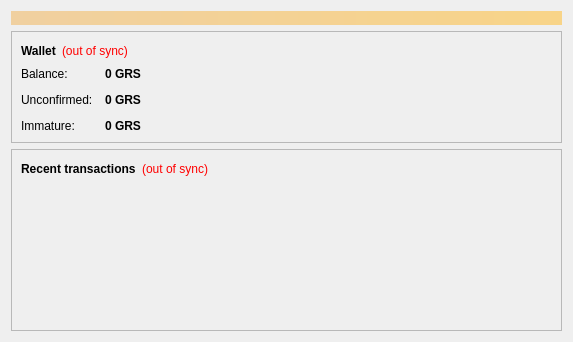
<?xml version="1.0" encoding="UTF-8"?>
<ui version="4.0">
 <class>OverviewPage</class>
 <widget class="QWidget" name="OverviewPage">
  <property name="geometry">
   <rect>
    <x>0</x>
    <y>0</y>
    <width>573</width>
    <height>342</height>
   </rect>
  </property>
  <property name="windowTitle">
   <string>Form</string>
  </property>
  <layout class="QVBoxLayout" name="topLayout">
   <item>
    <widget class="QLabel" name="labelAlerts">
     <property name="visible">
      <bool>false</bool>
     </property>
     <property name="styleSheet">
      <string notr="true">background-color: qlineargradient(x1: 0, y1: 0, x2: 1, y2: 0, stop:0 #F0D0A0, stop:1 #F8D488); color:#000000;</string>
     </property>
     <property name="wordWrap">
      <bool>true</bool>
     </property>
     <property name="margin">
      <number>3</number>
     </property>
    </widget>
   </item>
   <item>
    <layout class="QVBoxLayout" name="verticalLayout_5" stretch="1,0">
     <item>
      <layout class="QVBoxLayout" name="verticalLayout_2">
       <item>
        <widget class="QFrame" name="frame">
         <property name="frameShape">
          <enum>QFrame::StyledPanel</enum>
         </property>
         <property name="frameShadow">
          <enum>QFrame::Raised</enum>
         </property>
         <layout class="QVBoxLayout" name="verticalLayout_4">
          <item>
           <layout class="QHBoxLayout" name="horizontalLayout_4">
            <item>
             <widget class="QLabel" name="label_5">
              <property name="font">
               <font>
                <weight>75</weight>
                <bold>true</bold>
               </font>
              </property>
              <property name="text">
               <string>Wallet</string>
              </property>
             </widget>
            </item>
            <item>
             <widget class="QLabel" name="labelWalletStatus">
              <property name="toolTip">
               <string>The displayed information may be out of date. Your wallet automatically synchronizes with the GroestlCoin network after a connection is established, but this process has not completed yet.</string>
              </property>
              <property name="styleSheet">
               <string notr="true">QLabel { color: red; }</string>
              </property>
              <property name="text">
               <string notr="true">(out of sync)</string>
              </property>
              <property name="alignment">
               <set>Qt::AlignLeading|Qt::AlignLeft|Qt::AlignVCenter</set>
              </property>
             </widget>
            </item>
            <item>
             <spacer name="horizontalSpacer_2">
              <property name="orientation">
               <enum>Qt::Horizontal</enum>
              </property>
              <property name="sizeHint" stdset="0">
               <size>
                <width>40</width>
                <height>20</height>
               </size>
              </property>
             </spacer>
            </item>
           </layout>
          </item>
          <item>
           <layout class="QFormLayout" name="formLayout_2">
            <property name="fieldGrowthPolicy">
             <enum>QFormLayout::AllNonFixedFieldsGrow</enum>
            </property>
            <property name="horizontalSpacing">
             <number>12</number>
            </property>
            <property name="verticalSpacing">
             <number>12</number>
            </property>
            <item row="0" column="0">
             <widget class="QLabel" name="label">
              <property name="text">
               <string>Balance:</string>
              </property>
             </widget>
            </item>
            <item row="0" column="1">
             <widget class="QLabel" name="labelBalance">
              <property name="font">
               <font>
                <weight>75</weight>
                <bold>true</bold>
               </font>
              </property>
              <property name="cursor">
               <cursorShape>IBeamCursor</cursorShape>
              </property>
              <property name="toolTip">
               <string>Your current balance</string>
              </property>
              <property name="text">
               <string notr="true">0 GRS</string>
              </property>
              <property name="textInteractionFlags">
               <set>Qt::LinksAccessibleByMouse|Qt::TextSelectableByKeyboard|Qt::TextSelectableByMouse</set>
              </property>
             </widget>
            </item>
            <item row="1" column="0">
             <widget class="QLabel" name="label_3">
              <property name="text">
               <string>Unconfirmed:</string>
              </property>
             </widget>
            </item>
            <item row="1" column="1">
             <widget class="QLabel" name="labelUnconfirmed">
              <property name="font">
               <font>
                <weight>75</weight>
                <bold>true</bold>
               </font>
              </property>
              <property name="cursor">
               <cursorShape>IBeamCursor</cursorShape>
              </property>
              <property name="toolTip">
               <string>Total of transactions that have yet to be confirmed, and do not yet count toward the current balance</string>
              </property>
              <property name="text">
               <string notr="true">0 GRS</string>
              </property>
              <property name="textInteractionFlags">
               <set>Qt::LinksAccessibleByMouse|Qt::TextSelectableByKeyboard|Qt::TextSelectableByMouse</set>
              </property>
             </widget>
            </item>
            <item row="2" column="0">
             <widget class="QLabel" name="labelImmatureText">
              <property name="text">
               <string>Immature:</string>
              </property>
             </widget>
            </item>
            <item row="2" column="1">
             <widget class="QLabel" name="labelImmature">
              <property name="font">
               <font>
                <weight>75</weight>
                <bold>true</bold>
               </font>
              </property>
              <property name="toolTip">
               <string>Mined balance that has not yet matured</string>
              </property>
              <property name="text">
               <string notr="true">0 GRS</string>
              </property>
              <property name="textInteractionFlags">
               <set>Qt::LinksAccessibleByMouse|Qt::TextSelectableByKeyboard|Qt::TextSelectableByMouse</set>
              </property>
             </widget>
            </item>
           </layout>
          </item>
          <item>
           <spacer name="verticalSpacer">
            <property name="orientation">
             <enum>Qt::Vertical</enum>
            </property>
            <property name="sizeHint" stdset="0">
             <size>
              <width>20</width>
              <height>40</height>
             </size>
            </property>
           </spacer>
          </item>
         </layout>
        </widget>
       </item>
      </layout>
     </item>
     <item>
      <layout class="QVBoxLayout" name="verticalLayout_3">
       <item>
        <widget class="QFrame" name="frame_2">
         <property name="frameShape">
          <enum>QFrame::StyledPanel</enum>
         </property>
         <property name="frameShadow">
          <enum>QFrame::Raised</enum>
         </property>
         <layout class="QVBoxLayout" name="verticalLayout">
          <item>
           <layout class="QHBoxLayout" name="horizontalLayout_2">
            <item>
             <widget class="QLabel" name="label_4">
              <property name="text">
               <string>&lt;b&gt;Recent transactions&lt;/b&gt;</string>
              </property>
             </widget>
            </item>
            <item>
             <widget class="QLabel" name="labelTransactionsStatus">
              <property name="toolTip">
               <string>The displayed information may be out of date. Your wallet automatically synchronizes with the GroestlCoin network after a connection is established, but this process has not completed yet.</string>
              </property>
              <property name="styleSheet">
               <string notr="true">QLabel { color: red; }</string>
              </property>
              <property name="text">
               <string notr="true">(out of sync)</string>
              </property>
              <property name="alignment">
               <set>Qt::AlignRight|Qt::AlignTrailing|Qt::AlignVCenter</set>
              </property>
             </widget>
            </item>
            <item>
             <spacer name="horizontalSpacer">
              <property name="orientation">
               <enum>Qt::Horizontal</enum>
              </property>
              <property name="sizeHint" stdset="0">
               <size>
                <width>40</width>
                <height>20</height>
               </size>
              </property>
             </spacer>
            </item>
           </layout>
          </item>
          <item>
           <widget class="QListView" name="listTransactions">
            <property name="styleSheet">
             <string notr="true">QListView { background: transparent; }</string>
            </property>
            <property name="frameShape">
             <enum>QFrame::NoFrame</enum>
            </property>
            <property name="verticalScrollBarPolicy">
             <enum>Qt::ScrollBarAlwaysOff</enum>
            </property>
            <property name="horizontalScrollBarPolicy">
             <enum>Qt::ScrollBarAlwaysOff</enum>
            </property>
            <property name="selectionMode">
             <enum>QAbstractItemView::NoSelection</enum>
            </property>
           </widget>
          </item>
         </layout>
        </widget>
       </item>
       <item>
        <spacer name="verticalSpacer_2">
         <property name="orientation">
          <enum>Qt::Vertical</enum>
         </property>
         <property name="sizeHint" stdset="0">
          <size>
           <width>20</width>
           <height>40</height>
          </size>
         </property>
        </spacer>
       </item>
      </layout>
     </item>
    </layout>
   </item>
   <item>
    <spacer name="verticalSpacer_3">
     <property name="orientation">
      <enum>Qt::Vertical</enum>
     </property>
     <property name="sizeHint" stdset="0">
      <size>
       <width>20</width>
       <height>40</height>
      </size>
     </property>
    </spacer>
   </item>
  </layout>
 </widget>
 <resources/>
 <connections/>
</ui>
